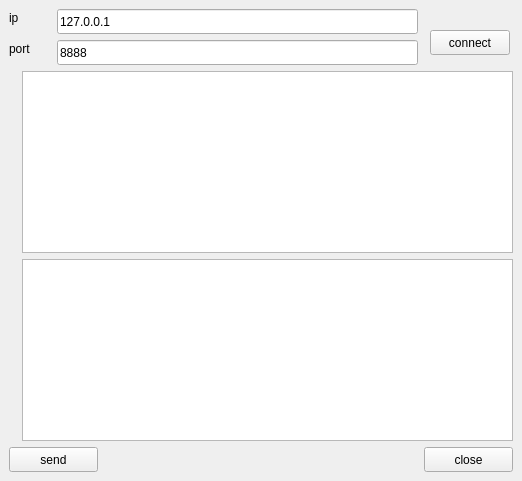
<?xml version="1.0" encoding="UTF-8"?>
<ui version="4.0">
 <class>ClientWidget</class>
 <widget class="QWidget" name="ClientWidget">
  <property name="geometry">
   <rect>
    <x>0</x>
    <y>0</y>
    <width>522</width>
    <height>481</height>
   </rect>
  </property>
  <property name="windowTitle">
   <string>Form</string>
  </property>
  <widget class="QLabel" name="ip">
   <property name="geometry">
    <rect>
     <x>9</x>
     <y>9</y>
     <width>16</width>
     <height>17</height>
    </rect>
   </property>
   <property name="text">
    <string>ip</string>
   </property>
  </widget>
  <widget class="QLabel" name="port">
   <property name="geometry">
    <rect>
     <x>9</x>
     <y>40</y>
     <width>30</width>
     <height>17</height>
    </rect>
   </property>
   <property name="text">
    <string>port</string>
   </property>
  </widget>
  <widget class="QLineEdit" name="lineEdit_2">
   <property name="geometry">
    <rect>
     <x>57</x>
     <y>40</y>
     <width>361</width>
     <height>25</height>
    </rect>
   </property>
   <property name="text">
    <string>8888</string>
   </property>
  </widget>
  <widget class="QLineEdit" name="lineEdit">
   <property name="geometry">
    <rect>
     <x>57</x>
     <y>9</y>
     <width>361</width>
     <height>25</height>
    </rect>
   </property>
   <property name="text">
    <string>127.0.0.1</string>
   </property>
  </widget>
  <widget class="QTextEdit" name="receive">
   <property name="geometry">
    <rect>
     <x>22</x>
     <y>71</y>
     <width>491</width>
     <height>182</height>
    </rect>
   </property>
   <property name="readOnly">
    <bool>true</bool>
   </property>
  </widget>
  <widget class="QTextEdit" name="textEdit_2">
   <property name="geometry">
    <rect>
     <x>22</x>
     <y>259</y>
     <width>491</width>
     <height>182</height>
    </rect>
   </property>
  </widget>
  <widget class="QPushButton" name="send">
   <property name="geometry">
    <rect>
     <x>9</x>
     <y>447</y>
     <width>89</width>
     <height>25</height>
    </rect>
   </property>
   <property name="text">
    <string>send</string>
   </property>
  </widget>
  <widget class="QPushButton" name="close">
   <property name="geometry">
    <rect>
     <x>424</x>
     <y>447</y>
     <width>89</width>
     <height>25</height>
    </rect>
   </property>
   <property name="text">
    <string>close</string>
   </property>
  </widget>
  <widget class="QPushButton" name="connect">
   <property name="geometry">
    <rect>
     <x>430</x>
     <y>30</y>
     <width>80</width>
     <height>25</height>
    </rect>
   </property>
   <property name="text">
    <string>connect</string>
   </property>
  </widget>
 </widget>
 <resources/>
 <connections/>
</ui>
